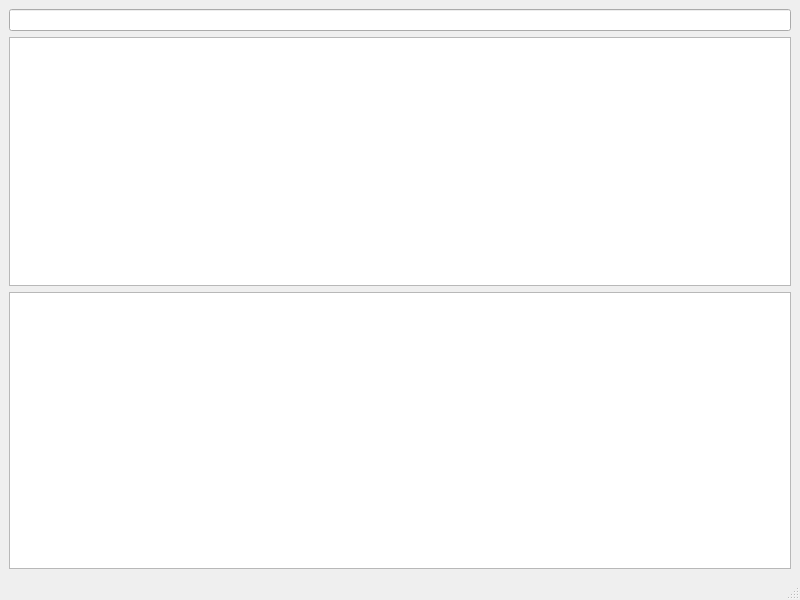
<?xml version="1.0" encoding="UTF-8"?>
<ui version="4.0">
 <class>AlmaanyApp</class>
 <widget class="QMainWindow" name="AlmaanyApp">
  <property name="geometry">
   <rect>
    <x>0</x>
    <y>0</y>
    <width>800</width>
    <height>600</height>
   </rect>
  </property>
  <property name="windowTitle">
   <string>MainWindow</string>
  </property>
  <widget class="QWidget" name="centralwidget">
   <layout class="QVBoxLayout" name="verticalLayout_2">
    <item>
     <layout class="QVBoxLayout" name="verticalLayout">
      <item>
       <widget class="QLineEdit" name="searchLineEdit"/>
      </item>
      <item>
       <widget class="QListView" name="suggestionListView"/>
      </item>
     </layout>
    </item>
    <item>
     <widget class="QTextEdit" name="outputTextEdit"/>
    </item>
   </layout>
  </widget>
  <widget class="QMenuBar" name="menubar">
   <property name="geometry">
    <rect>
     <x>0</x>
     <y>0</y>
     <width>800</width>
     <height>22</height>
    </rect>
   </property>
  </widget>
  <widget class="QStatusBar" name="statusbar"/>
 </widget>
 <resources/>
 <connections/>
</ui>
